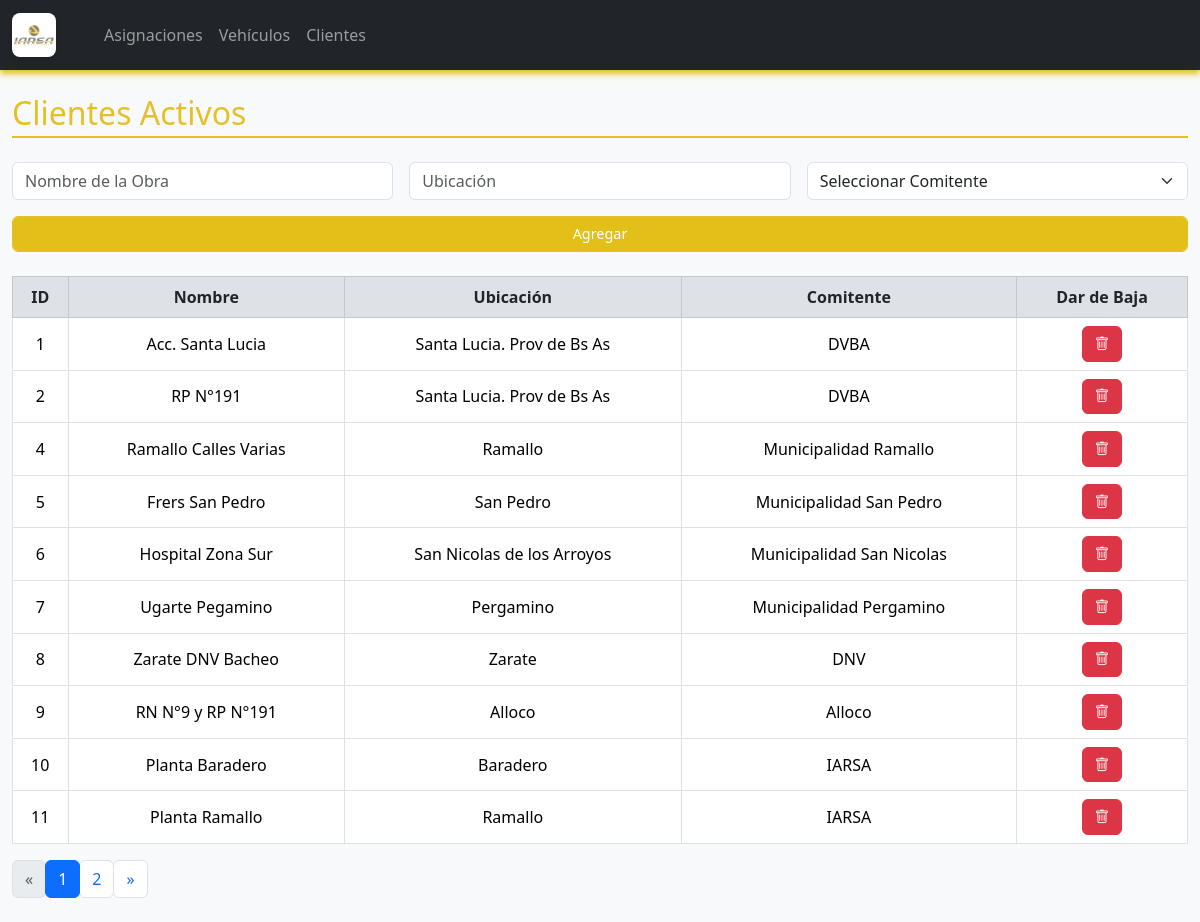
Before: /clientes with the older database file.
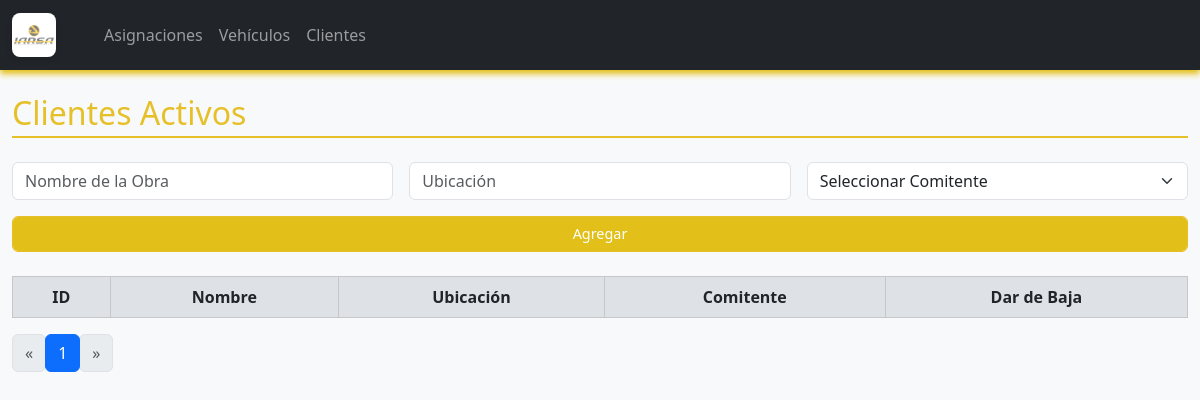
After: the same page with the newer database file.
### logistica/models.py (models this page shows, shortened)
class Cliente(db.Model):
    id = db.Column(db.Integer, primary_key=True)
    nombre = db.Column(db.String(100), nullable=False)
    ubicacion = db.Column(db.String(100), nullable=False)
    comitente = db.Column(db.String(100), nullable=False)
    estado = db.Column(db.String(10), nullable=False, default="Activo")

### logistica/routes.py (the view)
@main.route('/clientes')
def clientes():
    page = request.args.get('page', 1, type=int)
    query = Cliente.query.filter_by(estado="Activo").order_by(Cliente.id)
    clientes, total, total_pages, page = paginar_query(query, page)
    return render_template('clientes.html',
                           clientes=clientes,
                           page=page,
                           total_pages=total_pages)

### logistica/routes.py (called while the page is built)
def paginar_query(query, page, per_page=10):
    total = query.count()
    total_pages = max((total + per_page - 1) // per_page, 1)
    if page < 1:
        page = 1
    elif page > total_pages:
        page = total_pages
    items = query.offset((page - 1) * per_page).limit(per_page).all()
    return items, total, total_pages, page

### logistica/templates/clientes.html (shortened to what this page needs)
{% extends "index.html" %}
{% block content %}
<h2 class="mb-4 section-title">Clientes Activos</h2>
<form method="POST" action="{{ url_for('main.agregar_cliente') }}" class="row g-3 mb-4">
    <div class="col-md-4">
        <input type="text" name="nombre" class="form-control" placeholder="Nombre de la Obra" required>
    </div>
    <div class="col-md-4">
        <input type="text" name="ubicacion" class="form-control" placeholder="Ubicación" required>
    </div>
    <div class="col-md-4">
        <select name="comitente" class="form-select" required>
            <option value="">Seleccionar Comitente</option>
        </select>
    </div>
    <div class="col-md-12 d-flex align-items-end">
    <button type="submit" class="btn btn-primary form-control">Agregar</button>
    </div>
</form>
<table class="table table-bordered table-hover align-middle">
    <thead class="table-light">
        <tr>
            <th>ID</th>
            <th>Nombre</th>
            <th>Ubicación</th>
            <th>Comitente</th>
            <th>Dar de Baja</th>
        </tr>
    </thead>
    <tbody>
        {% for c in clientes %}
        <tr>
            <td>{{ c.id }}</td>
            <td>{{ c.nombre }}</td>
            <td>{{ c.ubicacion }}</td>
            <td>{{ c.comitente }}</td>
            <td>
                <a href="{{ url_for('main.baja_cliente', id=c.id) }}" class="btn btn-danger btn-sm">
                    <i class="bi bi-trash"></i>
                </a>
            </td>
        </tr>
        {% endfor %}
    </tbody>
</table>
<nav aria-label="Page navigation example">
  <ul class="pagination">
    <li class="page-item {% if page == 1 %}disabled{% endif %}">
      <a class="page-link" href="{{ url_for('main.clientes', page=page-1) }}" aria-label="Previous">
        <span aria-hidden="true">&laquo;</span>
      </a>
    </li>
    {% for p in range(1, total_pages + 1) %}
      <li class="page-item {% if p == page %}active{% endif %}">
        <a class="page-link" href="{{ url_for('main.clientes', page=p) }}">{{ p }}</a>
      </li>
    {% endfor %}
    <li class="page-item {% if page == total_pages %}disabled{% endif %}">
      <a class="page-link" href="{{ url_for('main.clientes', page=page+1) }}" aria-label="Next">
        <span aria-hidden="true">&raquo;</span>
      </a>
    </li>
  </ul>
</nav>
{% endblock %}

Changed rows visible on the page:
removed Cliente: id "1", nombre "Acc. Santa Lucia", ubicacion "Santa Lucia. Prov de Bs As", comitente "DVBA"
removed Cliente: id "2", nombre "RP N°191", ubicacion "Santa Lucia. Prov de Bs As", comitente "DVBA"
removed Cliente: id "4", nombre "Ramallo Calles Varias", ubicacion "Ramallo", comitente "Municipalidad Ramallo"
removed Cliente: id "5", nombre "Frers San Pedro", ubicacion "San Pedro", comitente "Municipalidad San Pedro"
removed Cliente: id "6", nombre "Hospital Zona Sur", ubicacion "San Nicolas de los Arroyos", comitente "Municipalidad San Nicolas"
removed Cliente: id "7", nombre "Ugarte Pegamino", ubicacion "Pergamino", comitente "Municipalidad Pergamino"
removed Cliente: id "8", nombre "Zarate DNV Bacheo", ubicacion "Zarate", comitente "DNV"
removed Cliente: id "9", nombre "RN N°9 y RP N°191", ubicacion "Alloco", comitente "Alloco"
removed Cliente: id "10", nombre "Planta Baradero", ubicacion "Baradero", comitente "IARSA"
removed Cliente: id "11", nombre "Planta Ramallo", ubicacion "Ramallo", comitente "IARSA"
Other visible differences:
list line gone: "2"
